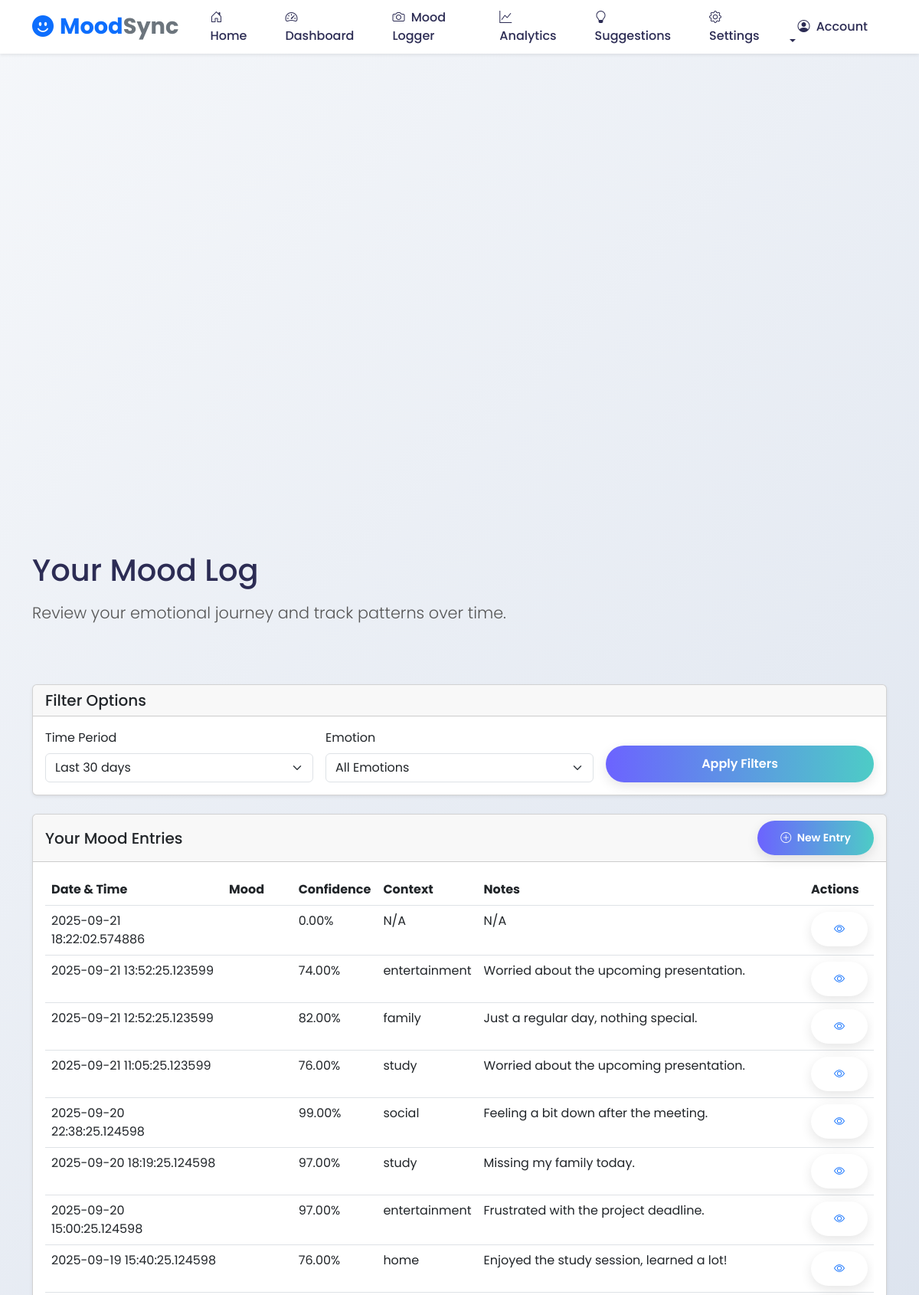
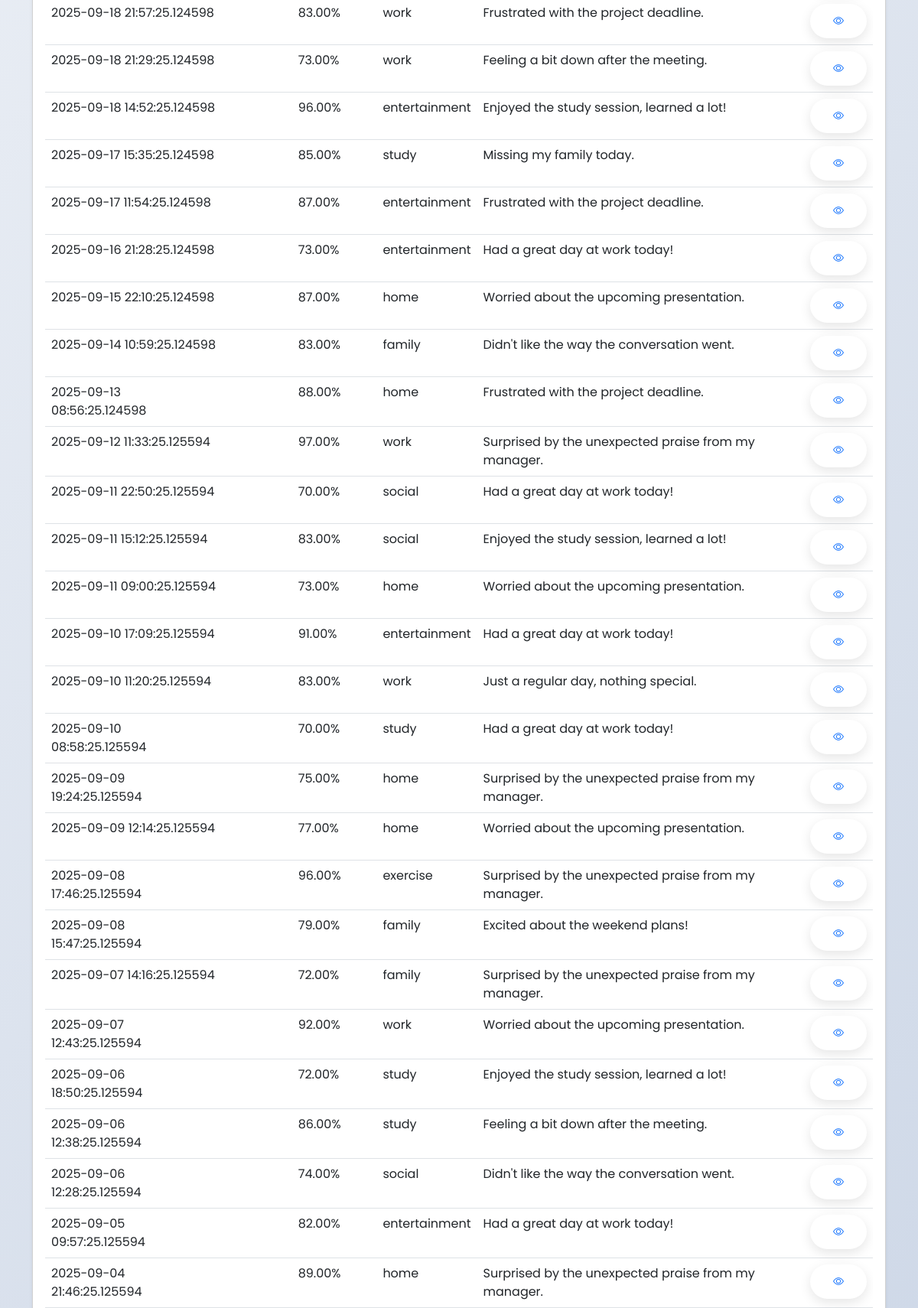
The app's page /mood_log (signed in, upper part) with its own data (2 pictures, top to bottom).
### tables this page shows
CREATE TABLE moods (
                    id INTEGER PRIMARY KEY AUTOINCREMENT,
                    user_id INTEGER DEFAULT 1,
                    detected_emotion VARCHAR(50),
                    confidence_score FLOAT,
                    manual_mood VARCHAR(50),
                    intensity INTEGER,
                    notes TEXT,
                    context VARCHAR(100),
                    image_path VARCHAR(255),
                    timestamp TIMESTAMP DEFAULT CURRENT_TIMESTAMP,
                    FOREIGN KEY (user_id) REFERENCES users (id)
                );

### app.py (the view)
@app.route('/mood_log')
@login_required
def mood_log():
    user_id = session.get('user_id')
    days = request.args.get('days', 30, type=int)
    mood_entries = db_manager.get_mood_history(user_id=user_id, days=days)
    return render_template('mood_log.html', mood_entries=mood_entries, days=days)

### app.py (called while the page is built)
def login_required(f):
    @wraps(f)
    def decorated_function(*args, **kwargs):
        if 'user_id' not in session:
            flash('Please log in to access this page', 'warning')
            return redirect(url_for('login', next=request.url))
        return f(*args, **kwargs)
    return decorated_function

### models/database.py (called while the page is built)
    def get_mood_history(self, user_id=1, days=7, limit=None):
        with sqlite3.connect(self.db_path) as conn:
            conn.row_factory = sqlite3.Row
            cursor = conn.cursor()
            query = '''
                SELECT * FROM moods
                WHERE user_id = ? AND timestamp >= datetime('now', '-' || ? || ' days')
                ORDER BY timestamp DESC
            '''
            if limit:
                query += f" LIMIT {limit}"
            cursor.execute(query, (user_id, days))
            return [dict(row) for row in cursor.fetchall()]

### templates/mood_log.html (shortened to what this page needs)
{% extends 'base.html' %}
{% block content %}
<section class="header-section">
    <div class="dashboard-header">
        <div class="dashboard-bg">
            <div class="dashboard-bg-circle circle-1"></div>
            <div class="dashboard-bg-circle circle-2"></div>
            <div class="dashboard-bg-circle circle-3"></div>
        </div>
        <div class="particles-container" id="particles"></div>
        <div class="container">
            <div class="row mb-4">
                <div class="col">
                    <h1 class="mb-3 fade-in">Your Mood Log</h1>
                    <p class="lead fade-in">Review your emotional journey and track patterns over time.</p>
                </div>
            </div>
        </div>
    </div>
</section>
<div class="container py-4">
    <div class="row mb-4">
        <div class="col-12">
            <div class="card shadow-sm slide-up">
                <div class="card-header d-flex justify-content-between align-items-center flex-wrap gap-2">
                    <h5 class="mb-0">Filter Options</h5>
                </div>
                <div class="card-body collapse d-md-block" id="filterCollapse">
                    <form action="{{ url_for('mood_log') }}" method="get" class="row g-3">
                        <div class="col-md-4 col-sm-6">
                            <label for="days" class="form-label">Time Period</label>
                            <select class="form-select" id="days" name="days" onchange="this.form.submit()">
                                <option value="30" {% if days==30 %}selected{% endif %}>Last 30 days</option>
                            </select>
                        </div>
                        <div class="col-md-4 col-sm-6">
                            <label for="emotion" class="form-label">Emotion</label>
                            <select class="form-select" id="emotion" name="emotion">
                                <option value="">All Emotions</option>
                            </select>
                        </div>
                        <div class="col-md-4 col-12 d-flex align-items-end">
                            <button type="submit" class="btn btn-primary w-100">Apply Filters</button>
                        </div>
                    </form>
                </div>
            </div>
        </div>
    </div>
    <div class="row mb-4">
        <div class="col-12">
            <div class="card shadow-sm slide-up">
                <div class="card-header d-flex justify-content-between align-items-center flex-wrap gap-2">
                    <h5 class="mb-0">Your Mood Entries</h5>
                    <a href="{{ url_for('mood_logger') }}" class="btn btn-sm btn-primary">
                        <i class="bi bi-plus-circle me-1"></i> New Entry
                    </a>
                </div>
                <div class="card-body">
                    {% if mood_entries %}
                    <div class="table-responsive">
                        <table class="table table-hover">
                            <thead>
                                <tr>
                                    <th>Date & Time</th>
                                    <th>Mood</th>
                                    <th class="d-none d-md-table-cell">Confidence</th>
                                    <th class="d-none d-lg-table-cell">Context</th>
                                    <th class="d-none d-md-table-cell">Notes</th>
                                    <th>Actions</th>
                                </tr>
                            </thead>
                            <tbody>
                                {% for entry in mood_entries %}
                                <tr>
                                    <td>{{ entry.timestamp }}</td>
                                    <td>
                                        <span class="badge bg-{{ entry.detected_emotion.lower() }}">{{
                                            entry.detected_emotion }}</span>
                                    </td>
                                    <td class="d-none d-md-table-cell">
                                        {% if entry.confidence_score is not none %}
                                        {{ "%.2f"|format(entry.confidence_score * 100) }}%
                                        {% else %}
                                        N/A
                                        {% endif %}
                                    </td>
                                    <td class="d-none d-lg-table-cell">{{ entry.context or 'N/A' }}</td>
                                    <td class="d-none d-md-table-cell">{{ entry.notes or 'N/A' }}</td>
                                    <td>
                                        <button class="btn btn-sm btn-outline-primary view-details"
                                            data-entry-id="{{ entry.id }}">
                                            <i class="bi bi-eye"></i>
                                        </button>
                                    </td>
                                </tr>
                                {% endfor %}
                            </tbody>
                        </table>
                    </div>
                    {% else %}
                    <div class="alert alert-info">
                        <i class="bi bi-info-circle me-2"></i> No mood entries found for the selected time period.
                        <a href="{{ url_for('mood_logger') }}" class="alert-link">Log your first mood!</a>
                    </div>
                    {% endif %}
                </div>
            </div>
        </div>
    </div>
</div>
{% endblock %}

### templates/base.html (style rules this page uses)
:root { --primary: #6c63ff; --secondary: #4dccc6; --accent: #ff6b6b; --dark: #2c2c54; --light: #f7f7f7; --gradient-start: #6c63ff; --gradient-end: #4dccc6; --navbar-height: 70px; }
* { margin: 0; padding: 0; box-sizing: border-box; }
body { font-family: 'Poppins', sans-serif; background: linear-gradient(135deg, #f5f7fa 0%, #c3cfe2 100%); min-height: 100vh; color: var(--dark); overflow-x: hidden; }
.circle-1 { width: 300px; height: 300px; top: -100px; left: -100px; animation-delay: 0s; }
.circle-2 { width: 200px; height: 200px; bottom: -50px; right: 100px; animation-delay: 1s; }
.circle-3 { width: 150px; height: 150px; top: 50%; left: 70%; animation-delay: 2s; }
.lead { font-size: 1.3rem; margin-bottom: 30px; color: #555; animation: slideInFromLeft 1.2s ease-out; }
.btn { padding: 12px 30px; border-radius: 50px; font-weight: 600; transition: all 0.3s ease; position: relative; overflow: hidden; z-index: 1; border: none; box-shadow: 0 5px 15px rgba(0, 0, 0, 0.1); }
.btn-primary { background: linear-gradient(to right, var(--primary), var(--secondary)); }
.btn:after { content: ''; position: absolute; bottom: 0; left: 0; width: 100%; height: 100%; background-color: rgba(255, 255, 255, 0.2); z-index: -1; transform: scale(0, 1); transform-origin: top right; transition: transform 0.5s; }
.particles-container { position: absolute; width: 100%; height: 100%; top: 0; left: 0; z-index: -1; overflow: hidden; }
.fade-in { opacity: 0; animation: fadeIn 1s ease forwards; }
.slide-up { opacity: 0; transform: translateY(30px); animation: slideUp 0.8s ease forwards; }

### records on screen
moods: timestamp "2025-09-21 18:22:02.574886", entry.confidence_score*100 "0.00", context "N/A", notes "N/A"
moods: timestamp "2025-09-21 13:52:25.123599", entry.confidence_score*100 "74.00", context "entertainment", notes "Worried about the upcoming presentation."
moods: timestamp "2025-09-21 12:52:25.123599", entry.confidence_score*100 "82.00", context "family", notes "Just a regular day, nothing special."
moods: timestamp "2025-09-21 11:05:25.123599", entry.confidence_score*100 "76.00", context "study", notes "Worried about the upcoming presentation."
moods: timestamp "2025-09-20 22:38:25.124598", entry.confidence_score*100 "99.00", context "social", notes "Feeling a bit down after the meeting."
moods: timestamp "2025-09-20 18:19:25.124598", entry.confidence_score*100 "97.00", context "study", notes "Missing my family today."
moods: timestamp "2025-09-20 15:00:25.124598", entry.confidence_score*100 "97.00", context "entertainment", notes "Frustrated with the project deadline."
moods: timestamp "2025-09-19 15:40:25.124598", entry.confidence_score*100 "76.00", context "home", notes "Enjoyed the study session, learned a lot!"
moods: timestamp "2025-09-18 21:57:25.124598", entry.confidence_score*100 "83.00", context "work", notes "Frustrated with the project deadline."
moods: timestamp "2025-09-18 21:29:25.124598", entry.confidence_score*100 "73.00", context "work", notes "Feeling a bit down after the meeting."
moods: timestamp "2025-09-18 14:52:25.124598", entry.confidence_score*100 "96.00", context "entertainment", notes "Enjoyed the study session, learned a lot!"
moods: timestamp "2025-09-17 15:35:25.124598", entry.confidence_score*100 "85.00", context "study", notes "Missing my family today."
moods: timestamp "2025-09-17 11:54:25.124598", entry.confidence_score*100 "87.00", context "entertainment", notes "Frustrated with the project deadline."
moods: timestamp "2025-09-16 21:28:25.124598", entry.confidence_score*100 "73.00", context "entertainment", notes "Had a great day at work today!"
moods: timestamp "2025-09-15 22:10:25.124598", entry.confidence_score*100 "87.00", context "home", notes "Worried about the upcoming presentation."
moods: timestamp "2025-09-14 10:59:25.124598", entry.confidence_score*100 "83.00", context "family", notes "Didn't like the way the conversation went."
moods: timestamp "2025-09-13 08:56:25.124598", entry.confidence_score*100 "88.00", context "home", notes "Frustrated with the project deadline."
moods: timestamp "2025-09-12 11:33:25.125594", entry.confidence_score*100 "97.00", context "work", notes "Surprised by the unexpected praise from my manager."
moods: timestamp "2025-09-11 22:50:25.125594", entry.confidence_score*100 "70.00", context "social", notes "Had a great day at work today!"
moods: timestamp "2025-09-11 15:12:25.125594", entry.confidence_score*100 "83.00", context "social", notes "Enjoyed the study session, learned a lot!"
moods: timestamp "2025-09-11 09:00:25.125594", entry.confidence_score*100 "73.00", context "home", notes "Worried about the upcoming presentation."
moods: timestamp "2025-09-10 17:09:25.125594", entry.confidence_score*100 "91.00", context "entertainment", notes "Had a great day at work today!"
moods: timestamp "2025-09-10 11:20:25.125594", entry.confidence_score*100 "83.00", context "work", notes "Just a regular day, nothing special."
moods: timestamp "2025-09-10 08:58:25.125594", entry.confidence_score*100 "70.00", context "study", notes "Had a great day at work today!"
moods: timestamp "2025-09-09 19:24:25.125594", entry.confidence_score*100 "75.00", context "home", notes "Surprised by the unexpected praise from my manager."
moods: timestamp "2025-09-09 12:14:25.125594", entry.confidence_score*100 "77.00", context "home", notes "Worried about the upcoming presentation."
moods: timestamp "2025-09-08 17:46:25.125594", entry.confidence_score*100 "96.00", context "exercise", notes "Surprised by the unexpected praise from my manager."
moods: timestamp "2025-09-08 15:47:25.125594", entry.confidence_score*100 "79.00", context "family", notes "Excited about the weekend plans!"
moods: timestamp "2025-09-07 14:16:25.125594", entry.confidence_score*100 "72.00", context "family", notes "Surprised by the unexpected praise from my manager."
moods: timestamp "2025-09-07 12:43:25.125594", entry.confidence_score*100 "92.00", context "work", notes "Worried about the upcoming presentation."
moods: timestamp "2025-09-06 18:50:25.125594", entry.confidence_score*100 "72.00", context "study", notes "Enjoyed the study session, learned a lot!"
moods: timestamp "2025-09-06 12:38:25.125594", entry.confidence_score*100 "86.00", context "study", notes "Feeling a bit down after the meeting."
moods: timestamp "2025-09-06 12:28:25.125594", entry.confidence_score*100 "74.00", context "social", notes "Didn't like the way the conversation went."
moods: timestamp "2025-09-05 09:57:25.125594", entry.confidence_score*100 "82.00", context "entertainment", notes "Had a great day at work today!"
moods: timestamp "2025-09-04 21:46:25.125594", entry.confidence_score*100 "89.00", context "home", notes "Surprised by the unexpected praise from my manager."
